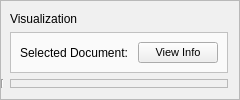
              <widget class="QFrame" name="frame_5">
               <property name="enabled">
                <bool>true</bool>
               </property>
               <property name="sizePolicy">
                <sizepolicy hsizetype="Preferred" vsizetype="Preferred">
                 <horstretch>0</horstretch>
                 <verstretch>0</verstretch>
                </sizepolicy>
               </property>
               <property name="baseSize">
                <size>
                 <width>0</width>
                 <height>0</height>
                </size>
               </property>
               <property name="styleSheet">
                <string notr="true">background-color: rgb(240, 240, 240);</string>
               </property>
               <property name="frameShape">
                <enum>QFrame::StyledPanel</enum>
               </property>
               <property name="frameShadow">
                <enum>QFrame::Raised</enum>
               </property>
               <layout class="QGridLayout" name="gridLayout_4">
                <property name="leftMargin">
                 <number>0</number>
                </property>
                <item row="0" column="1">
                 <widget class="QLabel" name="label">
                  <property name="sizePolicy">
                   <sizepolicy hsizetype="Preferred" vsizetype="Minimum">
                    <horstretch>0</horstretch>
                    <verstretch>0</verstretch>
                   </sizepolicy>
                  </property>
                  <property name="maximumSize">
                   <size>
                    <width>16777215</width>
                    <height>16</height>
                   </size>
                  </property>
                  <property name="text">
                   <string>Visualization</string>
                  </property>
                 </widget>
                </item>
                <item row="2" column="0">
                 <widget class="Line" name="line_4">
                  <property name="orientation">
                   <enum>Qt::Vertical</enum>
                  </property>
                 </widget>
                </item>
                <item row="2" column="1">
                 <widget class="QFrame" name="frame_4">
                  <property name="sizePolicy">
                   <sizepolicy hsizetype="Expanding" vsizetype="Expanding">
                    <horstretch>0</horstretch>
                    <verstretch>0</verstretch>
                   </sizepolicy>
                  </property>
                  <property name="frameShape">
                   <enum>QFrame::StyledPanel</enum>
                  </property>
                  <property name="frameShadow">
                   <enum>QFrame::Raised</enum>
                  </property>
                 </widget>
                </item>
                <item row="1" column="1">
                 <widget class="QFrame" name="frame_6">
                  <property name="styleSheet">
                   <string notr="true">background-color: rgb(250, 250, 250);</string>
                  </property>
                  <property name="frameShape">
                   <enum>QFrame::StyledPanel</enum>
                  </property>
                  <property name="frameShadow">
                   <enum>QFrame::Raised</enum>
                  </property>
                  <layout class="QGridLayout" name="gridLayout_32">
                   <item row="0" column="0">
                    <widget class="QLabel" name="label_7">
                     <property name="text">
                      <string>Selected Document: </string>
                     </property>
                     <property name="wordWrap">
                      <bool>true</bool>
                     </property>
                    </widget>
                   </item>
                   <item row="0" column="1">
                    <widget class="QPushButton" name="pushButton_4">
                     <property name="minimumSize">
                      <size>
                       <width>80</width>
                       <height>0</height>
                      </size>
                     </property>
                     <property name="maximumSize">
                      <size>
                       <width>80</width>
                       <height>16777215</height>
                      </size>
                     </property>
                     <property name="font">
                      <font>
                       <pointsize>8</pointsize>
                      </font>
                     </property>
                     <property name="styleSheet">
                      <string notr="true">background-color: none;</string>
                     </property>
                     <property name="text">
                      <string>View Info</string>
                     </property>
                    </widget>
                   </item>
                  </layout>
                 </widget>
                </item>
               </layout>
              </widget>
